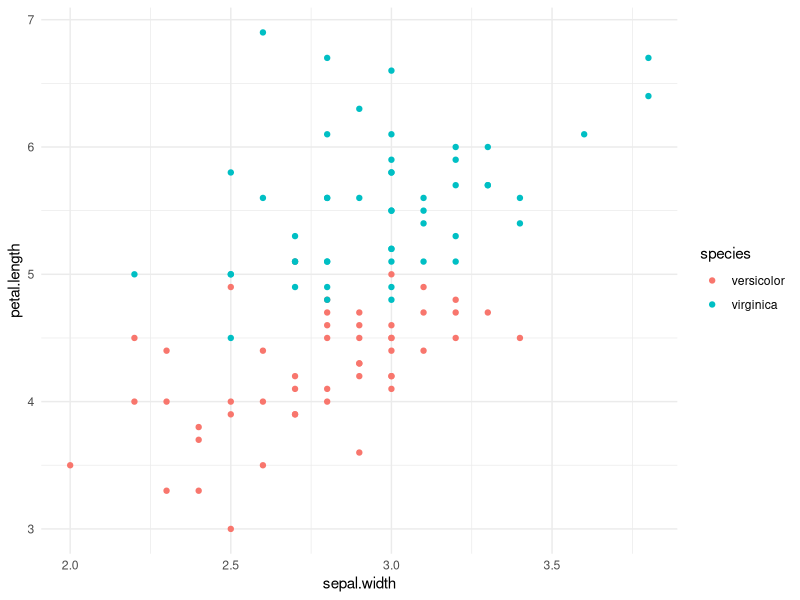

This figure's R source:
## ---- chunk 1
knitr::opts_chunk$set(echo = TRUE, comment = " ")
## ---- chunk 2

library(dplyr)
library(ggplot2)
library(broom)

## ---- chunk 3

data("iris")

iris_sub <- iris %>%
  rename_all(tolower) %>%
  dplyr::filter(species != "setosa", sepal.length > 2)


## ---- chunk 4

summary_table <- iris_sub %>%
  group_by(species) %>%
  summarize(N = n(),
            mean_slen = mean(sepal.length),
            median_slen = median(sepal.length),
            sd_slen = sd(sepal.length))

## ---- chunk 5

ggplot(aes(sepal.width, petal.length, color = species), data = iris_sub) + 
  geom_point() + 
  theme_minimal()

## ---- chunk 6
lm1 <- lm(petal.length ~ sepal.width + sepal.length, data = iris_sub)
## ---- chunk 7
tidy(lm1)
glance(lm1)
